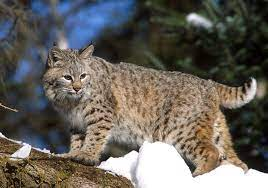
#> input picture images/input.jpg, 268 x 188 px
$ python brightness.py
#> lines starting #> are read from the running program, lines starting #| are printed output that depends on the picture

#enhancing contrast
import cv2
import numpy as np
img = cv2.imread('./images/input.jpg')
#> img is the input picture: shape (188, 268, 3); mean B, G, R 91.3, 98.3, 103.1
img_yuv = cv2.cvtColor(img,
cv2.COLOR_BGR2YUV)
#> img_yuv: shape (188, 268, 3); mean of channels 0, 1, 2 99, 124.3, 131.7
# equalize the histogram of the Y channel
img_yuv[:,:,0] = 20
#> img_yuv: shape (188, 268, 3); mean of channels 0, 1, 2 20, 124.3, 131.7
cv2.equalizeHist(img_yuv[:,:,0])
# convert the YUV image back to RGB format
img_output = cv2.cvtColor(img_yuv,
cv2.COLOR_YUV2BGR)
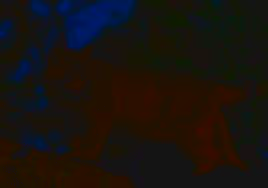
#> img_output: shape (188, 268, 3); mean B, G, R 15, 19.3, 24.9
cv2.imshow('Color input image', img)
cv2.imshow('Histogram equalized',
img_output)
cv2.waitKey(0)
